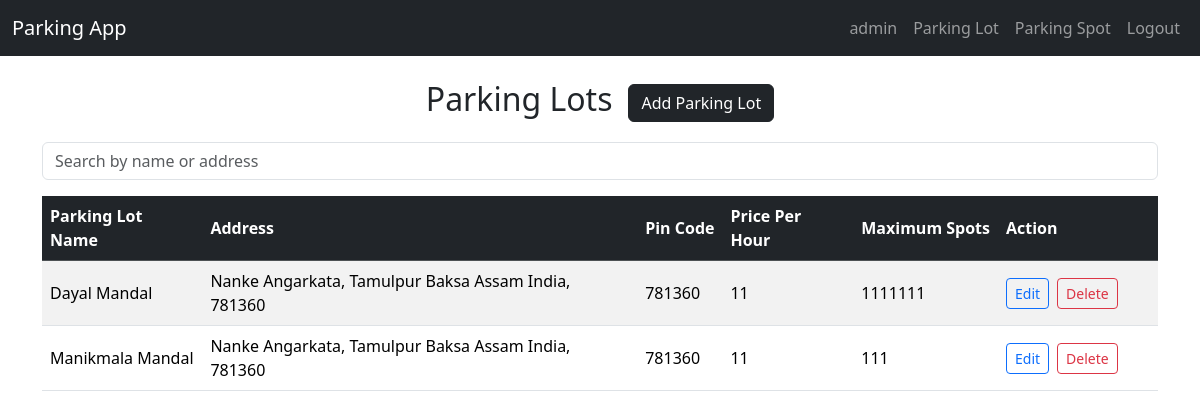
The page /parking_lots (signed in) on the database as committed earlier.
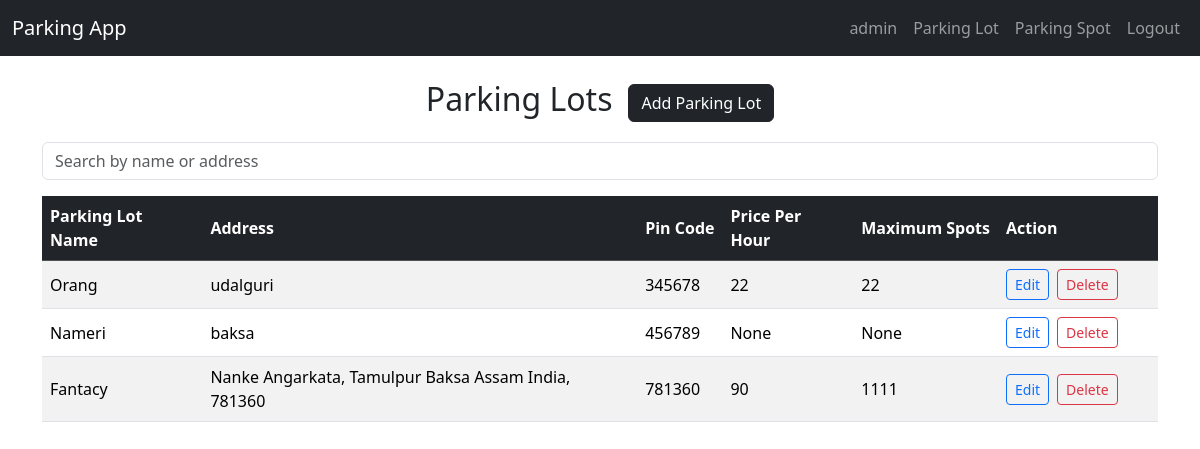
The same page on the database as committed later.
### models.py (models this page shows, shortened)
class User(db.Model, UserMixin):
    id = db.Column(db.Integer, primary_key=True, autoincrement=True)
    name = db.Column(db.String(120), unique=True, nullable=False)
    email = db.Column(db.String(120), unique=True, nullable=False)
    password = db.Column(db.String(120), nullable=False)
    admin = db.Column(db.Boolean,default=False)

class ParkingLot(db.Model):
    id = db.Column(db.Integer, primary_key=True, autoincrement=True)
    name = db.Column(db.String(120), nullable=False)
    address = db.Column(db.String(255), nullable=False)
    pin_code = db.Column(db.String(10), nullable=True)
    price_per_hour = db.Column(db.Integer, nullable=True)
    maximum_spots = db.Column(db.Integer, nullable=True)
    parking_spots = db.relationship('ParkingSpot', backref='parking_lot', cascade='all, delete-orphan')
    parked_histories = db.relationship('ParkedHistory', backref='parking_lot', cascade='all, delete-orphan')

### app.py (the view)
@app.route('/parking_lots')
@login_required
def list_parking_lots():
    query = request.args.get('search',"")
    if query:
        parking_lots = ParkingLot.query.filter(ParkingLot.name.ilike(f"%{query}%")).all()
    else:
        parking_lots = ParkingLot.query.all()
    return render_template('parking_lots/list.html',parking_lots=parking_lots)

### app.py (called while the page is built)
@login_manager.user_loader
def load_user(user_id):
    return User.query.get_or_404(int(user_id))

### templates/parking_lots/list.html (shortened to what this page needs)
{% extends 'base.html' %}
{% block content %}
<div class="d-flex justify-content-center align-items-center mb-3">
    <h2>Parking Lots</h2>
    {% if current_user.admin %}
    <a href="{{url_for('create_parking_lot')}}" class="btn btn-dark ms-3">Add Parking Lot</a>
    {% endif %}
</div>
<form method="GET" class = "mb-3">
    <input type="text" name="search" class="form-control" placeholder="Search by name or address" value="{{query}}"/>
</form>
<div class="table-responsive">
    <table class="table table-striped align-middle">
        <thead class="table-dark">
            <tr>
                <th scope="col">Parking Lot Name</th>
                <th scope="col">Address</th>
                <th scope="col">Pin Code</th>
                <th scope="col">Price Per Hour</th>
                <th scope="col">Maximum Spots</th>
                {% if current_user.admin %}
                <th scope="col" style="width: 160px">Action</th>
                {% endif %}
            </tr>
        </thead>
        <tbody>
            {% for parking_lot in parking_lots %}
            <tr>
                <td>{{parking_lot.name}}</td>
                <td>{{parking_lot.address}}</td>
                <td>{{parking_lot.pin_code}}</td>
                <td>{{parking_lot.price_per_hour}}</td>
                <td>{{parking_lot.maximum_spots}}</td>
                {% if current_user.admin %}
                <td>
                    <div class="d-flex gap-2">
                        <a href="{{url_for('edit_parking_lot', parking_lot_id = parking_lot.id)}}"
                            class="btn btn-sm btn-outline-primary">Edit</a>
                        <form method="POST" action="{{url_for('delete_parking_lot', parking_lot_id = parking_lot.id)}}"
                            onsubmit="return confirm('Are you sure you want to delete this parking lot?')">
                            <button type="submit" class="btn btn-sm btn-outline-danger">Delete</button>
                        </form>
                    </div>
                </td>
                {% endif %}
            </tr>
            {% endfor %}
        </tbody>
    </table>
</div>
</div>
{% endblock %}

### templates/base.html (shortened to what this page needs)
<!DOCTYPE html>
<html lang="en">
<head>
    <link rel = "stylesheet" href = "{{ url_for('static', filename = 'css/styles.css') }}">
    <link href="https://cdn.jsdelivr.net/npm/bootstrap@5.3.6/dist/css/bootstrap.min.css" rel="stylesheet">
</head>
<body>
   <nav class = "navbar navbar-expand-lg navbar-dark bg-dark mb-4">
        <div class="container-fluid">
            <a class="navbar-brand" href = "{{ url_for('home') }}">Parking App</a>
            <div class="collapse navbar-collapse" >
                <ul class="navbar-nav ms-auto">
                {% if current_user.is_authenticated %}
                <li class="nav-item">
                    <a class="nav-link" href = "#">{{ current_user.name}}</a>
                </li>
                <li class="nav-item">
                    <a class="nav-link" href = "{{ url_for('list_parking_lots') }}">Parking Lot</a>
                </li>
                <li class="nav-item">
                    <a class="nav-link" href = "{{ url_for('list_parking_spots') }}">Parking Spot</a>
                </li>
                <li class="nav-item">
                    <a class="nav-link" href = "{{ url_for('logout') }}">Logout</a>
                </li>
                {% endif %}
                </ul>
            </div>
        </div>
    </nav>
    <div class="container">
        {% block content %}{% endblock %}
</body>
</html>

### static/css/styles.css (style rules this page uses)
body { background-color: rgba(219, 244, 182, 0.956); }
.table th { vertical-align: middle; }
.btn { border-radius: 0.5rem; }

Rows that differ between the two databases and show on the page:
removed ParkingLot: name "Dayal Mandal", address "Nanke Angarkata, Tamulpur Baksa Assam India, 781360", pin_code "781360", price_per_hour "11", maximum_spots "1111111"
removed ParkingLot: name "Manikmala Mandal", address "Nanke Angarkata, Tamulpur Baksa Assam India, 781360", pin_code "781360", price_per_hour "11", maximum_spots "111"
added ParkingLot: name "Orang", address "udalguri", pin_code "345678", price_per_hour "22", maximum_spots "22"
added ParkingLot: name "Nameri", address "baksa", pin_code "456789", price_per_hour "None", maximum_spots "None"
added ParkingLot: name "Fantacy", address "Nanke Angarkata, Tamulpur Baksa Assam India, 781360", pin_code "781360", price_per_hour "90", maximum_spots "1111"
